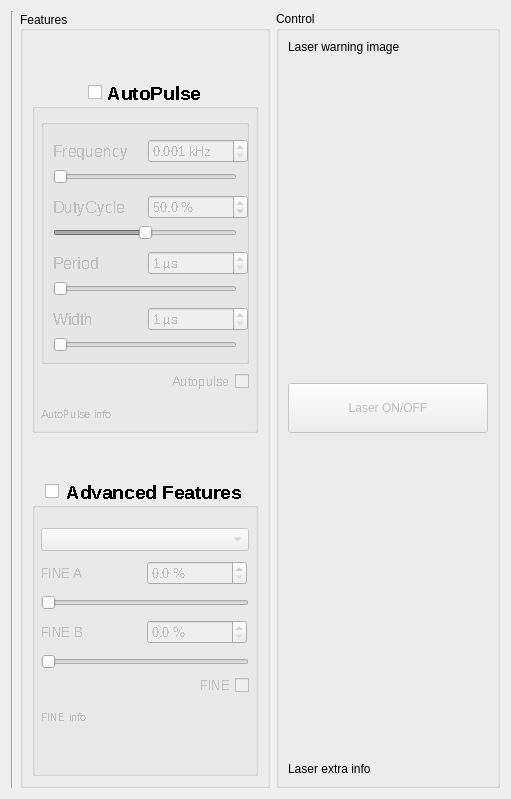
  <widget class="QWidget" name="centralwidget">
   <layout class="QGridLayout" name="gridLayout">
    <item row="0" column="0">
     <widget class="Line" name="line_5">
      <property name="orientation">
       <enum>Qt::Vertical</enum>
      </property>
     </widget>
    </item>
    <item row="0" column="2">
     <widget class="QGroupBox" name="ControlGroupBox">
      <property name="sizePolicy">
       <sizepolicy hsizetype="Fixed" vsizetype="Preferred">
        <horstretch>0</horstretch>
        <verstretch>0</verstretch>
       </sizepolicy>
      </property>
      <property name="minimumSize">
       <size>
        <width>220</width>
        <height>0</height>
       </size>
      </property>
      <property name="baseSize">
       <size>
        <width>200</width>
        <height>0</height>
       </size>
      </property>
      <property name="title">
       <string>Control</string>
      </property>
      <property name="flat">
       <bool>false</bool>
      </property>
      <property name="checkable">
       <bool>false</bool>
      </property>
      <layout class="QVBoxLayout" name="verticalLayout">
       <item>
        <widget class="QLabel" name="warningLabel">
         <property name="text">
          <string>Laser warning image</string>
         </property>
        </widget>
       </item>
       <item>
        <spacer name="verticalSpacer">
         <property name="orientation">
          <enum>Qt::Vertical</enum>
         </property>
         <property name="sizeType">
          <enum>QSizePolicy::Expanding</enum>
         </property>
         <property name="sizeHint" stdset="0">
          <size>
           <width>20</width>
           <height>30</height>
          </size>
         </property>
        </spacer>
       </item>
       <item>
        <widget class="QPushButton" name="laserButton">
         <property name="enabled">
          <bool>false</bool>
         </property>
         <property name="sizePolicy">
          <sizepolicy hsizetype="Fixed" vsizetype="Fixed">
           <horstretch>0</horstretch>
           <verstretch>0</verstretch>
          </sizepolicy>
         </property>
         <property name="minimumSize">
          <size>
           <width>200</width>
           <height>50</height>
          </size>
         </property>
         <property name="text">
          <string>Laser ON/OFF</string>
         </property>
         <property name="checkable">
          <bool>true</bool>
         </property>
        </widget>
       </item>
       <item>
        <spacer name="verticalSpacer_3">
         <property name="orientation">
          <enum>Qt::Vertical</enum>
         </property>
         <property name="sizeType">
          <enum>QSizePolicy::Expanding</enum>
         </property>
         <property name="sizeHint" stdset="0">
          <size>
           <width>20</width>
           <height>147</height>
          </size>
         </property>
        </spacer>
       </item>
       <item>
        <widget class="QLabel" name="extraLabel">
         <property name="baseSize">
          <size>
           <width>0</width>
           <height>0</height>
          </size>
         </property>
         <property name="text">
          <string>Laser extra info</string>
         </property>
         <property name="wordWrap">
          <bool>true</bool>
         </property>
         <property name="textInteractionFlags">
          <set>Qt::LinksAccessibleByMouse|Qt::TextSelectableByMouse</set>
         </property>
        </widget>
       </item>
      </layout>
     </widget>
    </item>
    <item row="0" column="1">
     <widget class="QGroupBox" name="FeatureBox">
      <property name="enabled">
       <bool>true</bool>
      </property>
      <property name="sizePolicy">
       <sizepolicy hsizetype="Fixed" vsizetype="Preferred">
        <horstretch>0</horstretch>
        <verstretch>0</verstretch>
       </sizepolicy>
      </property>
      <property name="minimumSize">
       <size>
        <width>250</width>
        <height>0</height>
       </size>
      </property>
      <property name="baseSize">
       <size>
        <width>250</width>
        <height>0</height>
       </size>
      </property>
      <property name="title">
       <string>Features</string>
      </property>
      <property name="alignment">
       <set>Qt::AlignLeading|Qt::AlignLeft|Qt::AlignVCenter</set>
      </property>
      <property name="flat">
       <bool>false</bool>
      </property>
      <layout class="QVBoxLayout" name="verticalLayout_2">
       <item>
        <layout class="QVBoxLayout" name="verticalLayout_12">
         <item>
          <spacer name="verticalSpacer_9">
           <property name="orientation">
            <enum>Qt::Vertical</enum>
           </property>
           <property name="sizeHint" stdset="0">
            <size>
             <width>20</width>
             <height>40</height>
            </size>
           </property>
          </spacer>
         </item>
         <item alignment="Qt::AlignHCenter">
          <widget class="QGroupBox" name="groupBoxAP">
           <property name="enabled">
            <bool>true</bool>
           </property>
           <property name="sizePolicy">
            <sizepolicy hsizetype="Fixed" vsizetype="Fixed">
             <horstretch>0</horstretch>
             <verstretch>0</verstretch>
            </sizepolicy>
           </property>
           <property name="minimumSize">
            <size>
             <width>200</width>
             <height>300</height>
            </size>
           </property>
           <property name="baseSize">
            <size>
             <width>400</width>
             <height>0</height>
            </size>
           </property>
           <property name="font">
            <font>
             <pointsize>14</pointsize>
             <weight>75</weight>
             <bold>true</bold>
             <underline>false</underline>
             <stylestrategy>NoAntialias</stylestrategy>
            </font>
           </property>
           <property name="title">
            <string>AutoPulse</string>
           </property>
           <property name="alignment">
            <set>Qt::AlignCenter</set>
           </property>
           <property name="flat">
            <bool>false</bool>
           </property>
           <property name="checkable">
            <bool>true</bool>
           </property>
           <property name="checked">
            <bool>false</bool>
           </property>
           <layout class="QVBoxLayout" name="verticalLayout_13">
            <property name="leftMargin">
             <number>6</number>
            </property>
            <property name="topMargin">
             <number>0</number>
            </property>
            <property name="rightMargin">
             <number>6</number>
            </property>
            <property name="bottomMargin">
             <number>0</number>
            </property>
            <item>
             <spacer name="verticalSpacer_10">
              <property name="orientation">
               <enum>Qt::Vertical</enum>
              </property>
              <property name="sizeType">
               <enum>QSizePolicy::Fixed</enum>
              </property>
              <property name="sizeHint" stdset="0">
               <size>
                <width>20</width>
                <height>10</height>
               </size>
              </property>
             </spacer>
            </item>
            <item>
             <widget class="QGroupBox" name="groupBox_APValues">
              <property name="title">
               <string/>
              </property>
              <layout class="QVBoxLayout" name="verticalLayout_5">
               <item>
                <layout class="QHBoxLayout" name="horizontalLayout_4">
                 <property name="topMargin">
                  <number>5</number>
                 </property>
                 <item>
                  <widget class="QLabel" name="APfreqLabel">
                   <property name="sizePolicy">
                    <sizepolicy hsizetype="Fixed" vsizetype="Preferred">
                     <horstretch>0</horstretch>
                     <verstretch>0</verstretch>
                    </sizepolicy>
                   </property>
                   <property name="minimumSize">
                    <size>
                     <width>100</width>
                     <height>0</height>
                    </size>
                   </property>
                   <property name="font">
                    <font>
                     <pointsize>12</pointsize>
                     <weight>50</weight>
                     <bold>false</bold>
                     <underline>false</underline>
                     <stylestrategy>NoAntialias</stylestrategy>
                     <kerning>true</kerning>
                    </font>
                   </property>
                   <property name="text">
                    <string>Frequency</string>
                   </property>
                  </widget>
                 </item>
                 <item>
                  <widget class="QDoubleSpinBox" name="setValueFrequ">
                   <property name="sizePolicy">
                    <sizepolicy hsizetype="Fixed" vsizetype="Fixed">
                     <horstretch>0</horstretch>
                     <verstretch>0</verstretch>
                    </sizepolicy>
                   </property>
                   <property name="minimumSize">
                    <size>
                     <width>100</width>
                     <height>0</height>
                    </size>
                   </property>
                   <property name="font">
                    <font>
                     <pointsize>10</pointsize>
                     <weight>50</weight>
                     <bold>false</bold>
                     <underline>false</underline>
                     <stylestrategy>NoAntialias</stylestrategy>
                    </font>
                   </property>
                   <property name="alignment">
                    <set>Qt::AlignLeading|Qt::AlignLeft|Qt::AlignVCenter</set>
                   </property>
                   <property name="suffix">
                    <string> kHz</string>
                   </property>
                   <property name="decimals">
                    <number>3</number>
                   </property>
                   <property name="minimum">
                    <double>0.001000000000000</double>
                   </property>
                   <property name="maximum">
                    <double>10000.000000000000000</double>
                   </property>
                   <property name="singleStep">
                    <double>0.001000000000000</double>
                   </property>
                  </widget>
                 </item>
                </layout>
               </item>
               <item>
                <widget class="QSlider" name="horizontalSliderFrequ">
                 <property name="minimum">
                  <number>1</number>
                 </property>
                 <property name="maximum">
                  <number>10000000</number>
                 </property>
                 <property name="orientation">
                  <enum>Qt::Horizontal</enum>
                 </property>
                </widget>
               </item>
               <item>
                <layout class="QHBoxLayout" name="horizontalLayout_5">
                 <property name="topMargin">
                  <number>5</number>
                 </property>
                 <item>
                  <widget class="QLabel" name="APdutyLabel">
                   <property name="sizePolicy">
                    <sizepolicy hsizetype="Fixed" vsizetype="Preferred">
                     <horstretch>0</horstretch>
                     <verstretch>0</verstretch>
                    </sizepolicy>
                   </property>
                   <property name="minimumSize">
                    <size>
                     <width>100</width>
                     <height>0</height>
                    </size>
                   </property>
                   <property name="font">
                    <font>
                     <pointsize>12</pointsize>
                     <weight>50</weight>
                     <bold>false</bold>
                     <underline>false</underline>
                     <stylestrategy>NoAntialias</stylestrategy>
                     <kerning>true</kerning>
                    </font>
                   </property>
                   <property name="text">
                    <string>DutyCycle</string>
                   </property>
                  </widget>
                 </item>
                 <item>
                  <widget class="QDoubleSpinBox" name="setValueDuty">
                   <property name="sizePolicy">
                    <sizepolicy hsizetype="Fixed" vsizetype="Fixed">
                     <horstretch>0</horstretch>
                     <verstretch>0</verstretch>
                    </sizepolicy>
                   </property>
                   <property name="minimumSize">
                    <size>
                     <width>100</width>
                     <height>0</height>
                    </size>
                   </property>
                   <property name="font">
                    <font>
                     <pointsize>10</pointsize>
                     <weight>50</weight>
                     <bold>false</bold>
                     <underline>false</underline>
                     <stylestrategy>NoAntialias</stylestrategy>
                    </font>
                   </property>
                   <property name="suffix">
                    <string> %</string>
                   </property>
                   <property name="decimals">
                    <number>1</number>
                   </property>
                   <property name="minimum">
                    <double>0.100000000000000</double>
                   </property>
                   <property name="singleStep">
                    <double>0.100000000000000</double>
                   </property>
                   <property name="value">
                    <double>50.000000000000000</double>
                   </property>
                  </widget>
                 </item>
                </layout>
               </item>
               <item>
                <widget class="QSlider" name="horizontalSliderDuty">
                 <property name="maximum">
                  <number>1000</number>
                 </property>
                 <property name="value">
                  <number>500</number>
                 </property>
                 <property name="orientation">
                  <enum>Qt::Horizontal</enum>
                 </property>
                </widget>
               </item>
               <item>
                <layout class="QHBoxLayout" name="horizontalLayout_6">
                 <property name="topMargin">
                  <number>5</number>
                 </property>
                 <item>
                  <widget class="QLabel" name="APperLabel">
                   <property name="sizePolicy">
                    <sizepolicy hsizetype="Fixed" vsizetype="Preferred">
                     <horstretch>0</horstretch>
                     <verstretch>0</verstretch>
                    </sizepolicy>
                   </property>
                   <property name="minimumSize">
                    <size>
                     <width>100</width>
                     <height>0</height>
                    </size>
                   </property>
                   <property name="font">
                    <font>
                     <pointsize>12</pointsize>
                     <weight>50</weight>
                     <bold>false</bold>
                     <underline>false</underline>
                     <stylestrategy>NoAntialias</stylestrategy>
                     <kerning>true</kerning>
                    </font>
                   </property>
                   <property name="text">
                    <string>Period</string>
                   </property>
                  </widget>
                 </item>
                 <item>
                  <widget class="QDoubleSpinBox" name="setValuePeriod">
                   <property name="sizePolicy">
                    <sizepolicy hsizetype="Fixed" vsizetype="Fixed">
                     <horstretch>0</horstretch>
                     <verstretch>0</verstretch>
                    </sizepolicy>
                   </property>
                   <property name="minimumSize">
                    <size>
                     <width>100</width>
                     <height>0</height>
                    </size>
                   </property>
                   <property name="font">
                    <font>
                     <pointsize>10</pointsize>
                     <weight>50</weight>
                     <bold>false</bold>
                     <underline>false</underline>
                     <stylestrategy>NoAntialias</stylestrategy>
                    </font>
                   </property>
                   <property name="suffix">
                    <string> µs</string>
                   </property>
                   <property name="decimals">
                    <number>0</number>
                   </property>
                   <property name="minimum">
                    <double>1.000000000000000</double>
                   </property>
                   <property name="maximum">
                    <double>67000.000000000000000</double>
                   </property>
                  </widget>
                 </item>
                </layout>
               </item>
               <item>
                <widget class="QSlider" name="horizontalSliderPeriod">
                 <property name="minimum">
                  <number>1</number>
                 </property>
                 <property name="maximum">
                  <number>67000</number>
                 </property>
                 <property name="orientation">
                  <enum>Qt::Horizontal</enum>
                 </property>
                </widget>
               </item>
               <item>
                <layout class="QHBoxLayout" name="horizontalLayout_7">
                 <property name="topMargin">
                  <number>5</number>
                 </property>
                 <item>
                  <widget class="QLabel" name="APwidthLabel">
                   <property name="sizePolicy">
                    <sizepolicy hsizetype="Fixed" vsizetype="Preferred">
                     <horstretch>0</horstretch>
                     <verstretch>0</verstretch>
                    </sizepolicy>
                   </property>
                   <property name="minimumSize">
                    <size>
                     <width>100</width>
                     <height>0</height>
                    </size>
                   </property>
                   <property name="font">
                    <font>
                     <pointsize>12</pointsize>
                     <weight>50</weight>
                     <bold>false</bold>
                     <underline>false</underline>
                     <stylestrategy>NoAntialias</stylestrategy>
                     <kerning>true</kerning>
                    </font>
                   </property>
                   <property name="text">
                    <string>Width</string>
                   </property>
                  </widget>
                 </item>
                 <item>
                  <widget class="QDoubleSpinBox" name="setValueWidth">
                   <property name="sizePolicy">
                    <sizepolicy hsizetype="Fixed" vsizetype="Fixed">
                     <horstretch>0</horstretch>
                     <verstretch>0</verstretch>
                    </sizepolicy>
                   </property>
                   <property name="minimumSize">
                    <size>
                     <width>100</width>
                     <height>0</height>
                    </size>
                   </property>
                   <property name="font">
                    <font>
                     <pointsize>10</pointsize>
                     <weight>50</weight>
                     <bold>false</bold>
                     <underline>false</underline>
                     <stylestrategy>NoAntialias</stylestrategy>
                    </font>
                   </property>
                   <property name="suffix">
                    <string> µs</string>
                   </property>
                   <property name="decimals">
                    <number>0</number>
                   </property>
                   <property name="minimum">
                    <double>1.000000000000000</double>
                   </property>
                   <property name="maximum">
                    <double>67000.000000000000000</double>
                   </property>
                  </widget>
                 </item>
                </layout>
               </item>
               <item>
                <widget class="QSlider" name="horizontalSliderWidth">
                 <property name="minimum">
                  <number>1</number>
                 </property>
                 <property name="maximum">
                  <number>67000</number>
                 </property>
                 <property name="orientation">
                  <enum>Qt::Horizontal</enum>
                 </property>
                </widget>
               </item>
              </layout>
             </widget>
            </item>
            <item>
             <widget class="QCheckBox" name="autopulseCheckBox">
              <property name="minimumSize">
               <size>
                <width>0</width>
                <height>23</height>
               </size>
              </property>
              <property name="font">
               <font>
                <pointsize>10</pointsize>
                <weight>50</weight>
                <bold>false</bold>
                <underline>false</underline>
                <stylestrategy>NoAntialias</stylestrategy>
               </font>
              </property>
              <property name="layoutDirection">
               <enum>Qt::RightToLeft</enum>
              </property>
              <property name="text">
               <string>Autopulse</string>
              </property>
              <property name="autoRepeatInterval">
               <number>100</number>
              </property>
             </widget>
            </item>
            <item>
             <widget class="QLabel" name="autopulseLabel">
              <property name="minimumSize">
               <size>
                <width>0</width>
                <height>31</height>
               </size>
              </property>
              <property name="font">
               <font>
                <pointsize>8</pointsize>
                <weight>50</weight>
                <bold>false</bold>
                <underline>false</underline>
                <stylestrategy>NoAntialias</stylestrategy>
               </font>
              </property>
              <property name="text">
               <string>AutoPulse info</string>
              </property>
             </widget>
            </item>
           </layout>
          </widget>
         </item>
         <item>
          <spacer name="verticalSpacer_7">
           <property name="orientation">
            <enum>Qt::Vertical</enum>
           </property>
           <property name="sizeHint" stdset="0">
            <size>
             <width>20</width>
             <height>40</height>
            </size>
           </property>
          </spacer>
         </item>
         <item>
          <widget class="QGroupBox" name="groupBoxAF">
           <property name="sizePolicy">
            <sizepolicy hsizetype="Fixed" vsizetype="Fixed">
             <horstretch>0</horstretch>
             <verstretch>0</verstretch>
            </sizepolicy>
           </property>
           <property name="minimumSize">
            <size>
             <width>200</width>
             <height>200</height>
            </size>
           </property>
           <property name="baseSize">
            <size>
             <width>400</width>
             <height>0</height>
            </size>
           </property>
           <property name="font">
            <font>
             <pointsize>14</pointsize>
             <weight>75</weight>
             <bold>true</bold>
             <stylestrategy>NoAntialias</stylestrategy>
            </font>
           </property>
           <property name="title">
            <string>Advanced Features</string>
           </property>
           <property name="alignment">
            <set>Qt::AlignCenter</set>
           </property>
           <property name="flat">
            <bool>false</bool>
           </property>
           <property name="checkable">
            <bool>true</bool>
           </property>
           <property name="checked">
            <bool>false</bool>
           </property>
           <layout class="QVBoxLayout" name="verticalLayout_14">
            <property name="spacing">
             <number>6</number>
            </property>
            <property name="leftMargin">
             <number>6</number>
            </property>
            <property name="topMargin">
             <number>0</number>
            </property>
            <property name="rightMargin">
             <number>6</number>
            </property>
            <property name="bottomMargin">
             <number>0</number>
            </property>
            <item>
             <spacer name="verticalSpacer_2">
              <property name="orientation">
               <enum>Qt::Vertical</enum>
              </property>
              <property name="sizeType">
               <enum>QSizePolicy::Fixed</enum>
              </property>
              <property name="sizeHint" stdset="0">
               <size>
                <width>20</width>
                <height>20</height>
               </size>
              </property>
             </spacer>
            </item>
            <item>
             <widget class="QComboBox" name="setParamAF">
              <property name="font">
               <font>
                <pointsize>10</pointsize>
                <weight>50</weight>
                <bold>false</bold>
                <stylestrategy>NoAntialias</stylestrategy>
               </font>
              </property>
              <property name="currentIndex">
               <number>2</number>
              </property>
              <item>
               <property name="text">
                <string>FINE</string>
               </property>
              </item>
              <item>
               <property name="text">
                <string>SKILL1</string>
               </property>
              </item>
              <item>
               <property name="text">
                <string/>
               </property>
              </item>
             </widget>
            </item>
            <item>
             <layout class="QHBoxLayout" name="FineA_Layout">
              <property name="spacing">
               <number>6</number>
              </property>
              <property name="topMargin">
               <number>4</number>
              </property>
              <property name="bottomMargin">
               <number>4</number>
              </property>
              <item>
               <widget class="QLabel" name="FineALabel">
                <property name="sizePolicy">
                 <sizepolicy hsizetype="Fixed" vsizetype="Preferred">
                  <horstretch>0</horstretch>
                  <verstretch>0</verstretch>
                 </sizepolicy>
                </property>
                <property name="minimumSize">
                 <size>
                  <width>100</width>
                  <height>16</height>
                 </size>
                </property>
                <property name="font">
                 <font>
                  <pointsize>10</pointsize>
                  <weight>50</weight>
                  <bold>false</bold>
                  <stylestrategy>NoAntialias</stylestrategy>
                 </font>
                </property>
                <property name="text">
                 <string>FINE A</string>
                </property>
               </widget>
              </item>
              <item>
               <widget class="QDoubleSpinBox" name="setValueFineA">
                <property name="sizePolicy">
                 <sizepolicy hsizetype="Fixed" vsizetype="Fixed">
                  <horstretch>0</horstretch>
                  <verstretch>0</verstretch>
                 </sizepolicy>
                </property>
                <property name="minimumSize">
                 <size>
                  <width>100</width>
                  <height>0</height>
                 </size>
                </property>
                <property name="font">
                 <font>
                  <pointsize>10</pointsize>
                  <weight>50</weight>
                  <bold>false</bold>
                  <stylestrategy>NoAntialias</stylestrategy>
                 </font>
                </property>
                <property name="suffix">
                 <string> %</string>
                </property>
                <property name="decimals">
                 <number>1</number>
                </property>
                <property name="maximum">
                 <double>1000.000000000000000</double>
                </property>
               </widget>
              </item>
             </layout>
            </item>
            <item>
             <widget class="QSlider" name="horizontalSliderFineA">
              <property name="orientation">
               <enum>Qt::Horizontal</enum>
              </property>
             </widget>
            </item>
            <item>
             <layout class="QHBoxLayout" name="FineB_Layout" stretch="0,0">
              <property name="spacing">
               <number>6</number>
              </property>
              <property name="topMargin">
               <number>4</number>
              </property>
              <property name="bottomMargin">
               <number>4</number>
              </property>
              <item>
               <widget class="QLabel" name="FineBLabel">
                <property name="sizePolicy">
                 <sizepolicy hsizetype="Fixed" vsizetype="Preferred">
                  <horstretch>0</horstretch>
                  <verstretch>0</verstretch>
                 </sizepolicy>
                </property>
                <property name="minimumSize">
                 <size>
                  <width>100</width>
                  <height>16</height>
                 </size>
                </property>
                <property name="font">
                 <font>
                  <pointsize>10</pointsize>
                  <weight>50</weight>
                  <bold>false</bold>
                  <stylestrategy>NoAntialias</stylestrategy>
                 </font>
                </property>
                <property name="text">
                 <string>FINE B</string>
                </property>
               </widget>
              </item>
              <item>
               <widget class="QDoubleSpinBox" name="setValueFineB">
                <property name="sizePolicy">
                 <sizepolicy hsizetype="Fixed" vsizetype="Fixed">
                  <horstretch>0</horstretch>
                  <verstretch>0</verstretch>
                 </sizepolicy>
                </property>
                <property name="minimumSize">
                 <size>
                  <width>100</width>
                  <height>0</height>
                 </size>
                </property>
                <property name="font">
                 <font>
                  <pointsize>10</pointsize>
                  <weight>50</weight>
                  <bold>false</bold>
                  <stylestrategy>NoAntialias</stylestrategy>
                 </font>
                </property>
                <property name="suffix">
                 <string> %</string>
                </property>
                <property name="decimals">
                 <number>1</number>
                </property>
                <property name="maximum">
                 <double>1000.000000000000000</double>
                </property>
               </widget>
              </item>
             </layout>
            </item>
            <item>
             <widget class="QSlider" name="horizontalSliderFineB">
              <property name="orientation">
               <enum>Qt::Horizontal</enum>
              </property>
             </widget>
            </item>
            <item>
             <widget class="QCheckBox" name="fineCheckBox">
              <property name="font">
               <font>
                <pointsize>10</pointsize>
                <weight>50</weight>
                <bold>false</bold>
                <stylestrategy>NoAntialias</stylestrategy>
               </font>
              </property>
              <property name="layoutDirection">
               <enum>Qt::RightToLeft</enum>
              </property>
              <property name="text">
               <string>FINE</string>
              </property>
             </widget>
            </item>
            <item>
             <widget class="QLabel" name="fineLabel">
              <property name="minimumSize">
               <size>
                <width>0</width>
                <height>31</height>
               </size>
              </property>
              <property name="font">
               <font>
                <pointsize>8</pointsize>
                <weight>50</weight>
                <bold>false</bold>
                <stylestrategy>NoAntialias</stylestrategy>
               </font>
              </property>
              <property name="text">
               <string>FINE info</string>
              </property>
             </widget>
            </item>
            <item>
             <spacer name="verticalSpacer_8">
              <property name="orientation">
               <enum>Qt::Vertical</enum>
              </property>
              <property name="sizeHint" stdset="0">
               <size>
                <width>20</width>
                <height>40</height>
               </size>
              </property>
             </spacer>
            </item>
           </layout>
          </widget>
         </item>
        </layout>
       </item>
      </layout>
     </widget>
    </item>
   </layout>
  </widget>
